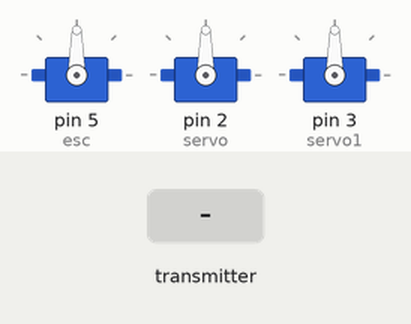
Bench run of a sketch on a simulated Arduino Uno, built with avr-gcc and run on an emulated ATmega328P. Shown: 3 × servo. Inputs (shaded band) come from the test bench. No radio packets arrive unless stated.

Above: at 1.2 s.
1.3 s: the transmitter starts sending data.0 = 0
At 2.5 s:
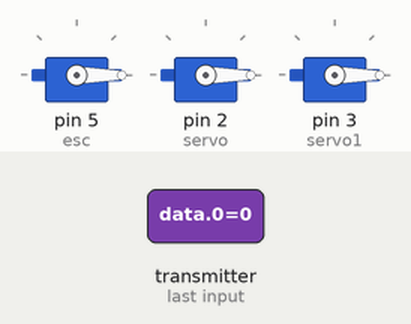
2.8 s: the transmitter starts sending data.1 = 256
At 3.6 s:
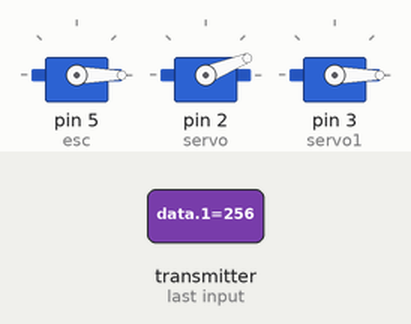
4.3 s: the transmitter starts sending data.2 = 512
At 4.7 s:
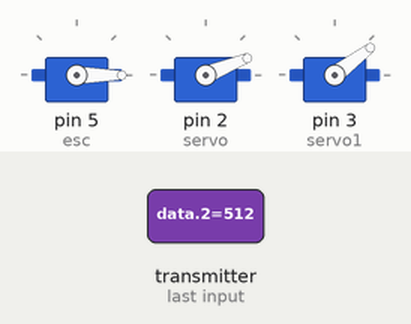
5.8 s: the transmitter starts sending data.0 = 256
At 7.0 s:
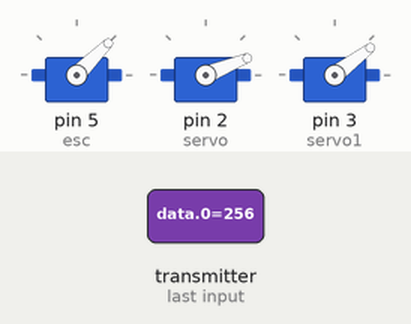
7.3 s: the transmitter starts sending data.1 = 0
At 8.2 s:
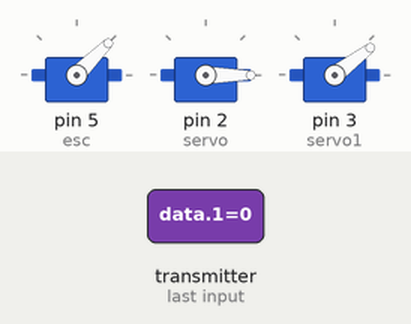
8.8 s: the transmitter starts sending data.2 = 0
At 9.4 s:
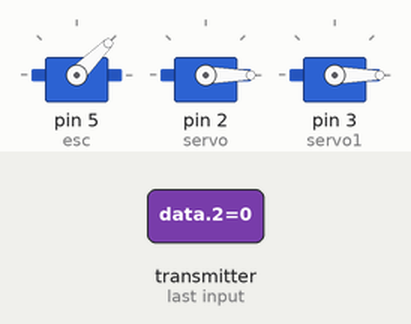
Timing chart, 0 to 11.3 s (numbered marks = the images above; inputs shaded):
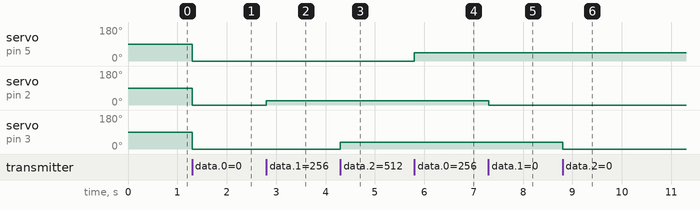

Measured:
- after the input at 1.3 s, servo on pin 5 (esc), servo on pin 2 (servo), servo on pin 3 (servo1): 90° → 0° at once
- after the input at 2.8 s, servo on pin 2 (servo): 0° → 22° at once
- after the input at 4.3 s, servo on pin 3 (servo1): 0° → 37° at once
- after the input at 5.8 s, servo on pin 5 (esc): 0° → 45° at once
- after the input at 7.3 s, servo on pin 2 (servo): 22° → 0° at once
- after the input at 8.8 s, servo on pin 3 (servo1): 37° → 0° at once

The sketch:

ucak_alici.ino
```cpp
#include <SPI.h>
#include <nRF24L01.h>
#include <RF24.h>
#include <Servo.h>

#define CE_PIN   7
#define CSN_PIN 8

int x_hiz=0;
int y_hiz=0;
int z_hiz=0;

Servo esc;
Servo servo;
Servo servo1;


const uint64_t pipe = 0xE8E8F0F0E1LL;

RF24 radio(CE_PIN, CSN_PIN);

int data[3];

void setup()
{
esc.attach(5);
servo.attach(2);
servo1.attach(3);

  radio.begin();
  radio.openReadingPipe(1,pipe);
  radio.startListening();;
}


void loop() {
  if ( radio.available() )
  {
    radio.read( data, sizeof(data) );


hareket(data[0],data[1],data[2]);

  }
}

void hareket(int x_axis, int y_axis, int z_axis ) {

 x_hiz= map(x_axis,0,1023,0,180);
esc.write(x_hiz);

 y_hiz= map(y_axis,0,1023,0,90);
servo.write(y_hiz);

z_hiz= map(z_axis,0,1023,0,75);
servo1.write(z_hiz);


  }
```
